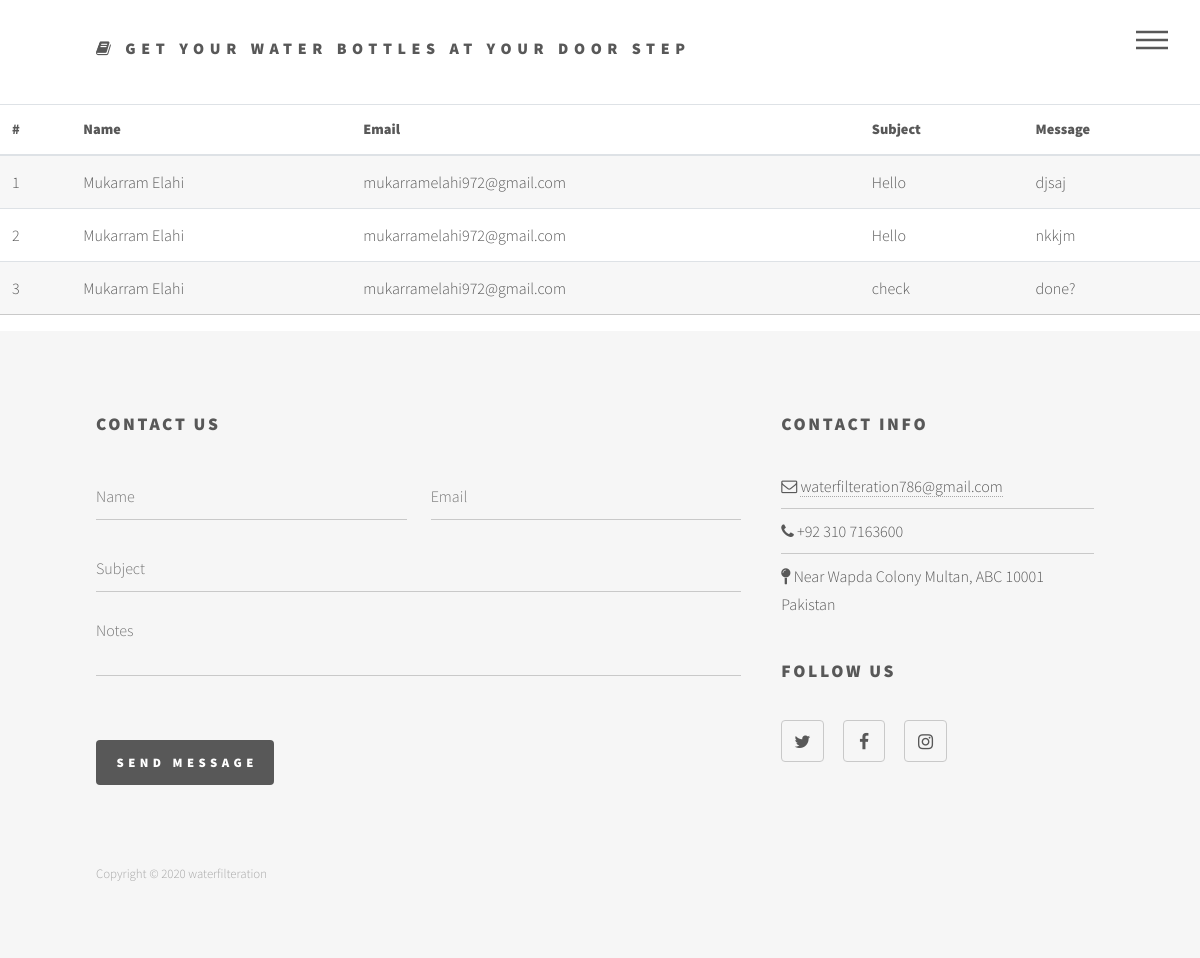
The page /messages on the database its author committed.
### accounts/models.py (models this page shows)
class Contact_Us(models.Model):
    first_name=models.CharField(max_length=50)
    email=models.EmailField()
    subject= models.CharField(max_length=500)
    message= models.CharField(max_length=500)

### accounts/views.py (the view)
# urls.py: path('messages', views.messages, name=("messages")),
def messages(request):
	temp= Contact_Us.objects.all()
	context={'abt':temp}
	return render (request, 'accounts/messages.html' ,context)

### accounts/templates/accounts/messages.html (shortened to what this page needs)
{% load static %}
<!DOCTYPE HTML>
<html>
	<head>
		<link rel="stylesheet" href="{% static 'accounts/bootstrap/css/bootstrap.min.css' %}" />
		<link rel="stylesheet" href="{% static 'accounts/css/main.css' %}" />
	</head>
	<body class="is-preload">
			<div id="wrapper">
				<header id="header">
					<div class="inner">
							<a href="{% url 'index'%}" class="logo">
									<span class="fa fa-book"></span> <span class="title">Get your Water Bottles at your door step</span>
								</a>
							<nav>
								<ul>
									<li><a href="#menu">Menu</a></li>
								</ul>
							</nav>
					</div>
				</header>
				<table class="table table-hover">
                    <thead>
                        <tr>
                        <th>
                        #
                        </th>
                        <th>
                        Name
                        </th>
                        <th>
                        Email
                        </th>
                        <th>
                        Subject
                        </th>
                        <th>
                        Message
                        </th>
                        </tr>
                    </thead>
                    <tbody>
                    {% for data in abt %}
                        <tr>
                            <td>
                            {{forloop.counter}}
                            </td>
                            <td>
                            {{data.first_name}}
                            </td>
                            <td>
                            {{data.email}}
                            </td>
                            <td>
                            {{data.subject}}
                            </td>
                            <td>
                            {{data.message}}
                            </td>
                        </tr>
                    {% endfor %}
                    </tbody>
                </table>
				<footer id="footer">
					<div class="inner">
						<section>
							<h2>Contact Us</h2>
							<form method="post" action="#">
								<div class="fields">
									<div class="field half">
										<input type="text" name="name" id="name" placeholder="Name" />
									</div>
									<div class="field half">
										<input type="text" name="email" id="email" placeholder="Email" />
									</div>
									<div class="field">
										<input type="text" name="subject" id="subject" placeholder="Subject" />
									</div>
									<div class="field">
										<textarea name="message" id="message" rows="3" placeholder="Notes"></textarea>
									</div>
									<div class="field text-right">
										<label>&nbsp;</label>
										<ul class="actions">
											<li><input type="submit" value="Send Message" class="primary" /></li>
										</ul>
									</div>
								</div>
							</form>
						</section>
						<section>
							<h2>Contact Info</h2>
							<ul class="alt">
								<li><span class="fa fa-envelope-o"></span> <a href="mailto:waterfilteration786@gmail.com">waterfilteration786@gmail.com</a></li>
								<li><span class="fa fa-phone"></span> +92 310 7163600 </li>
								<li><span class="fa fa-map-pin"></span>  Near Wapda Colony Multan, ABC 10001 Pakistan</li>
							</ul>
							<h2>Follow Us</h2>
							<ul class="icons">
								<li><a href="https://twitter.com/BottleFiltered/media" target="_blank" class="icon style2 fa-twitter"><span class="label">Twitter</span></a></li>
								<li><a href="https://www.facebook.com/groups/125806782969369/?ref=share" target="_blank" class="icon style2 fa-facebook"><span class="label">Facebook</span></a></li>
								<li><a href="https://www.instagram.com/filteredbottles/" target="_blank" class="icon style2 fa-instagram"><span class="label">Instagram</span></a></li>
							</ul>
						</section>
						<ul class="copyright">
							<li>Copyright © 2020 waterfilteration </li>
						</ul>
					</div>
				</footer>
		</div>
	</body>
</html>

### rows shown on the page
Contact_Us: first_name "Mukarram Elahi", email "mukarramelahi972@gmail.com", subject "Hello", message "djsaj"
Contact_Us: first_name "Mukarram Elahi", email "mukarramelahi972@gmail.com", subject "Hello", message "nkkjm"
Contact_Us: first_name "Mukarram Elahi", email "mukarramelahi972@gmail.com", subject "check", message "done?"
